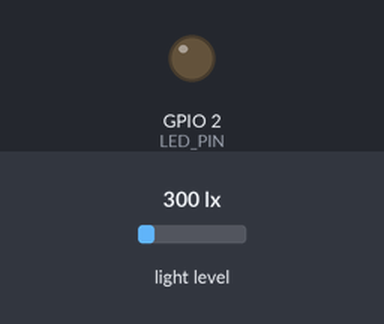
The program below on a simulated Seeed XIAO ESP32-C3. Parts: output pins drawn as LEDs (lit = HIGH). Wiring (inferred from the names in the program): BH1750 light sensor at I2C address 0x23; BH1750 light sensor at I2C address 0x5C. Dashed ring = blinking. Inputs (shaded band) come from the test bench; at power-on: light level 300 lx. Nothing arrives over Bluetooth unless stated; a phone connects over Bluetooth LE 3 s after start; what the program prints to the serial monitor is not drawn.

Above: at 4.9 s.
At 6.96 s:
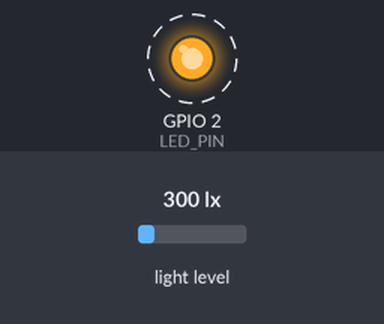
Timing chart, 0 to 7.6 s (numbered marks = the images above):
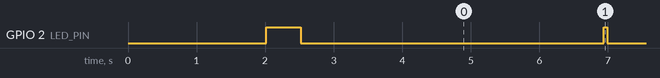

Measured:
- by itself, GPIO 2 (LED_PIN): repeats every 2.0 s: HIGH 0.05 s, LOW 2.0 s

The program:

main.cpp
```cpp
/*
 * 自适应环境光填充系统
 * 传感器设备 - XIAO ESP32-C3 搭配 BH1750
 * 平台：PlatformIO / Arduino 框架
 */

#include <Arduino.h>
#include <Wire.h>
#include <BH1750.h>
#include <BLEDevice.h>
#include <BLEUtils.h>
#include <BLEServer.h>
#include <BLE2902.h>
#include <esp_sleep.h>

// 引脚定义 - 注意：GPIO8 可能有特殊限制，建议使用 GPIO6
#define I2C_SDA 8  // 当前使用 GPIO8，但建议改为 6 以获得更好稳定性
#define I2C_SCL 9  // XIAO ESP32-C3 SCL 引脚
#define LED_PIN 2  // 状态 LED（XIAO 没有板载 LED，预留外部连接）

// BLE 服务和特征 UUID
#define SERVICE_UUID "4fafc201-1fb5-459e-8fcc-c5c9c331914b"
#define CHARACTERISTIC_UUID "beb5483e-36e1-4688-b7f5-ea07361b26a8"

// 传感器配置
#define LUX_THRESHOLD_DARK 50.0    // 黑暗阈值（勒克斯）
#define LUX_THRESHOLD_BRIGHT 300.0 // 明亮阈值（勒克斯）
#define SAMPLE_INTERVAL_MS 2000    // 读取间隔（毫秒）
#define MOVING_AVG_WINDOW 5        // 移动平均窗口大小

// 深度睡眠配置
#define SLEEP_ENABLED false        // 启用/禁用读取间隔间的深度睡眠
#define SLEEP_DURATION_SECONDS 5   // 启用时的睡眠持续时间

// BH1750 传感器实例
BH1750 lightMeter;

// BLE 变量
BLEServer* pServer = NULL;
BLECharacteristic* pCharacteristic = NULL;
bool deviceConnected = false;
bool oldDeviceConnected = false;

// 传感器数据处理
float luxValues[MOVING_AVG_WINDOW] = {0};
int luxIndex = 0;
float filteredLux = 0;
float brightnessPercentage = 0;

// 定时
unsigned long lastReadingTime = 0;

// BLE 服务器回调函数
class MyServerCallbacks : public BLEServerCallbacks {
  void onConnect(BLEServer* pServer) {
    deviceConnected = true;
    Serial.println("设备已连接");
  }

  void onDisconnect(BLEServer* pServer) {
    deviceConnected = false;
    Serial.println("设备已断开连接");
  }
};

/**
 * 扫描 I2C 总线上的设备
 */
void scanI2C() {
  Serial.println("扫描 I2C 设备...");
  byte error, address;
  int nDevices = 0;

  for (address = 1; address < 127; address++) {
    Wire.beginTransmission(address);
    error = Wire.endTransmission();

    if (error == 0) {
      Serial.printf("发现设备地址：0x%02X", address);
      if (address == 0x23) Serial.println(" (BH1750 默认地址)");
      else if (address == 0x5C) Serial.println(" (BH1750 备用地址)");
      else Serial.println();
      nDevices++;

      // 如果是 BH1750，测试读取
      if (address == 0x23 || address == 0x5C) {
        Wire.beginTransmission(address);
        Wire.write(0x10); // 连续高分辨率模式命令
        Wire.endTransmission();
        delay(180); // 等待测量

        Wire.requestFrom(address, 2);
        if (Wire.available() == 2) {
          uint16_t value = Wire.read() << 8 | Wire.read();
          float lux = value / 1.2;
          Serial.printf("  测试读取：%.2f lux\n", lux);
        }
      }
    }
  }

  if (nDevices == 0) {
    Serial.println("未发现任何 I2C 设备");
    Serial.println("请检查：");
    Serial.println("1. 传感器电源连接（VCC 和 GND）");
    Serial.println("2. I2C 引脚连接（SDA 和 SCL）");
    Serial.println("3. 是否需要上拉电阻（建议 4.7kΩ）");
  } else {
    Serial.printf("扫描完成，发现 %d 个设备\n", nDevices);
  }
}

/**
 * 初始化 BH1750 传感器，包含错误处理
 */
bool initBH1750() {
  // 如果使用 GPIO8，尝试配置上拉电阻和低速模式
  if (I2C_SDA == 8) {
    Serial.println("警告：使用 GPIO8 作为 I2C SDA 可能不稳定");
    Serial.println("建议改用 GPIO6 以获得更好稳定性");

    // 启用内部上拉电阻
    pinMode(I2C_SDA, INPUT_PULLUP);
    pinMode(I2C_SCL, INPUT_PULLUP);

    // 使用更慢的 I2C 速度（10kHz）提高稳定性
    Wire.begin(I2C_SDA, I2C_SCL, 10000);
    Wire.setClock(10000);
  } else {
    // 正常初始化
    Wire.begin(I2C_SDA, I2C_SCL);
  }

  // 先扫描 I2C 总线
  scanI2C();

  // 尝试初始化 BH1750
  for (int retry = 0; retry < 5; retry++) {
    Serial.printf("尝试初始化 BH1750（尝试 %d/5）...\n", retry + 1);

    // 尝试两个可能的地址
    bool success = false;
    if (lightMeter.begin(BH1750::CONTINUOUS_HIGH_RES_MODE, 0x23, &Wire)) {
      success = true;
      Serial.println("使用地址 0x23 初始化成功");
    } else if (lightMeter.begin(BH1750::CONTINUOUS_HIGH_RES_MODE, 0x5C, &Wire)) {
      success = true;
      Serial.println("使用地址 0x5C 初始化成功");
    }

    if (success) {
      Serial.println("BH1750 初始化成功");
      return true;
    }

    Serial.printf("BH1750 初始化尝试 %d 失败\n", retry + 1);
    delay(500); // 增加延迟
  }

  Serial.println("尝试 5 次后 BH1750 初始化失败");
  return false;
}

/**
 * 初始化 BLE 服务器和特征
 */
void initBLE() {
  BLEDevice::init("环境光传感器");

  // 创建 BLE 服务器
  pServer = BLEDevice::createServer();
  pServer->setCallbacks(new MyServerCallbacks());

  // 创建 BLE 服务
  BLEService* pService = pServer->createService(SERVICE_UUID);

  // 创建 BLE 特征
  pCharacteristic = pService->createCharacteristic(
    CHARACTERISTIC_UUID,
    BLECharacteristic::PROPERTY_READ |
    BLECharacteristic::PROPERTY_NOTIFY
  );

  // 添加 BLE 描述符以支持通知
  pCharacteristic->addDescriptor(new BLE2902());

  // 启动服务
  pService->start();

  // 开始广播
  BLEAdvertising* pAdvertising = BLEDevice::getAdvertising();
  pAdvertising->addServiceUUID(SERVICE_UUID);
  pAdvertising->setScanResponse(true);
  pAdvertising->setMinPreferred(0x06); // 有助于解决 iPhone 连接问题
  pAdvertising->setMinPreferred(0x12);
  BLEDevice::startAdvertising();

  Serial.println("BLE 初始化完成，等待连接...");
}

/**
 * 对传感器读数应用移动平均滤波
 */
float movingAverageFilter(float newValue) {
  luxValues[luxIndex] = newValue;
  luxIndex = (luxIndex + 1) % MOVING_AVG_WINDOW;

  float sum = 0;
  for (int i = 0; i < MOVING_AVG_WINDOW; i++) {
    sum += luxValues[i];
  }

  return sum / MOVING_AVG_WINDOW;
}

/**
 * 应用中值滤波以去除尖峰
 */
float medianFilter(float newValue, float* history, int size) {
  // 移位历史记录
  for (int i = size - 1; i > 0; i--) {
    history[i] = history[i - 1];
  }
  history[0] = newValue;

  // 复制用于排序
  float temp[size];
  memcpy(temp, history, size * sizeof(float));

  // 简单的冒泡排序（size 较小）
  for (int i = 0; i < size - 1; i++) {
    for (int j = 0; j < size - i - 1; j++) {
      if (temp[j] > temp[j + 1]) {
        float t = temp[j];
        temp[j] = temp[j + 1];
        temp[j + 1] = t;
      }
    }
  }

  return temp[size / 2];
}

/**
 * 将勒克斯值转换为亮度百分比
 * 包含滞回比较以防止振荡
 */
float luxToPercentage(float lux) {
  static float lastPercentage = 0;
  static const float hysteresis = 5.0; // 5% 滞回

  float rawPercentage;

  if (lux <= LUX_THRESHOLD_DARK) {
    rawPercentage = 0;
  } else if (lux >= LUX_THRESHOLD_BRIGHT) {
    rawPercentage = 100;
  } else {
    // 阈值之间的线性映射
    rawPercentage = (lux - LUX_THRESHOLD_DARK) * 100.0 /
                    (LUX_THRESHOLD_BRIGHT - LUX_THRESHOLD_DARK);
  }

  // 应用滞回以防止快速波动
  if (abs(rawPercentage - lastPercentage) > hysteresis) {
    lastPercentage = rawPercentage;
  }

  return lastPercentage;
}

/**
 * 读取并处理光传感器数据
 */
float readLightSensor() {
  if (!lightMeter.measurementReady()) {
    Serial.println("传感器数据未就绪");
    return filteredLux; // 返回最后一个有效值
  }

  float lux = lightMeter.readLightLevel();

  // 验证读数
  if (lux < 0 || lux > 100000) { // 无效范围
    Serial.println("无效的传感器读数");
    return filteredLux;
  }

  Serial.printf("原始勒克斯值：%.2f\n", lux);

  // 首先应用中值滤波（去除尖峰）
  static float history[5] = {0};
  float median = medianFilter(lux, history, 5);

  // 然后应用移动平均
  filteredLux = movingAverageFilter(median);

  // 转换为百分比
  brightnessPercentage = luxToPercentage(filteredLux);

  Serial.printf("滤波后勒克斯值：%.2f，百分比：%.1f%%\n",
                filteredLux, brightnessPercentage);

  return filteredLux;
}

/**
 * 通过 BLE 发送数据到显示设备
 */
void sendDataOverBLE() {
  if (deviceConnected) {
    // 创建数据包
    char dataPacket[50];
    snprintf(dataPacket, sizeof(dataPacket), "LUX:%.2f,PERC:%.1f",
             filteredLux, brightnessPercentage);

    // 设置值并通知
    pCharacteristic->setValue(dataPacket);
    pCharacteristic->notify();

    Serial.println("数据已发送：" + String(dataPacket));

    // 如果连接了外部 LED，可以闪烁
    digitalWrite(LED_PIN, HIGH);
    delay(50);
    digitalWrite(LED_PIN, LOW);
  } else {
    Serial.println("无 BLE 连接，数据未发送");
  }
}

/**
 * 进入深度睡眠模式以节省功耗
 */
void enterDeepSleep() {
  if (!SLEEP_ENABLED) return;

  Serial.println("进入深度睡眠 " + String(SLEEP_DURATION_SECONDS) + " 秒");
  Serial.flush();

  // 配置唤醒源
  esp_sleep_enable_timer_wakeup(SLEEP_DURATION_SECONDS * 1000000ULL);

  // 进入深度睡眠
  esp_deep_sleep_start();
}

void setup() {
  // 初始化串口
  Serial.begin(115200);
  delay(2000); // 增加延迟确保 USB 串口就绪

  Serial.println("\n=========================================");
  Serial.println("=== 自适应环境光系统 - 传感器设备 ===");
  Serial.println("=========================================");

  // 打印编译信息
  Serial.printf("编译时间：%s %s\n", __DATE__, __TIME__);
  Serial.printf("I2C 引脚配置：SDA=%d, SCL=%d\n", I2C_SDA, I2C_SCL);

  if (I2C_SDA == 8) {
    Serial.println("注意：当前使用 GPIO8 作为 SDA");
    Serial.println("如果通信不稳定，建议改用 GPIO6");
  }

  // 初始化 LED（虽然 XIAO 没有板载 LED，但保留代码以便外接）
  pinMode(LED_PIN, OUTPUT);
  digitalWrite(LED_PIN, HIGH);
  delay(500);
  digitalWrite(LED_PIN, LOW);

  // 初始化 I2C 和 BH1750
  Serial.println("\n--- 初始化传感器 ---");
  if (!initBH1750()) {
    Serial.println("\n严重错误：BH1750 初始化失败！");
    Serial.println("请检查硬件连接：");
    Serial.println("1. 传感器 VCC → 3.3V");
    Serial.println("2. 传感器 GND → GND");
    Serial.println("3. 传感器 SDA → GPIO" + String(I2C_SDA));
    Serial.println("4. 传感器 SCL → GPIO" + String(I2C_SCL));
    Serial.println("5. 是否需要上拉电阻（建议 4.7kΩ）");

    // 在无限循环中持续输出调试信息
    int counter = 0;
    while (1) {
      counter++;
      Serial.printf("\n[%d] 等待硬件重置或修正连接...\n", counter);

      // 每10次重新扫描一次 I2C
      if (counter % 10 == 0) {
        Serial.println("\n重新扫描 I2C 总线：");
        Wire.begin(I2C_SDA, I2C_SCL, 10000);
        scanI2C();
      }

      // 快速闪烁 LED（如果有外部连接）
      for (int i = 0; i < 5; i++) {
        digitalWrite(LED_PIN, HIGH);
        delay(100);
        digitalWrite(LED_PIN, LOW);
        delay(100);
      }

      delay(2000);
    }
  }

  // 初始化 BLE
  Serial.println("\n--- 初始化 BLE ---");
  initBLE();

  // 初始传感器读数
  Serial.println("\n--- 首次读取传感器 ---");
  readLightSensor();
  lastReadingTime = millis();

  Serial.println("\n=========================================");
  Serial.println("传感器设备就绪！");
  Serial.println("等待 BLE 连接...");
  Serial.println("=========================================\n");
}

void loop() {
  unsigned long currentTime = millis();

  // 处理 BLE 断开连接
  if (!deviceConnected && oldDeviceConnected) {
    Serial.println("设备断开连接，重新开始广播...");
    delay(500); // 给蓝牙协议栈时间准备就绪
    pServer->startAdvertising();
    Serial.println("广播已重启");
    oldDeviceConnected = deviceConnected;
  }

  if (deviceConnected && !oldDeviceConnected) {
    Serial.println("BLE 设备已连接！");
    oldDeviceConnected = deviceConnected;
  }

  // 按指定间隔读取传感器
  if (currentTime - lastReadingTime >= SAMPLE_INTERVAL_MS) {
    Serial.println("\n--- 执行周期读取 ---");
    readLightSensor();
    sendDataOverBLE();
    lastReadingTime = currentTime;

    // 可选：在两次读取之间进入深度睡眠
    if (SLEEP_ENABLED) {
      enterDeepSleep();
      // 设备将唤醒并从 setup() 重新开始
    }
  }

  // 短暂延迟以防止看门狗问题
  delay(10);
}
```
